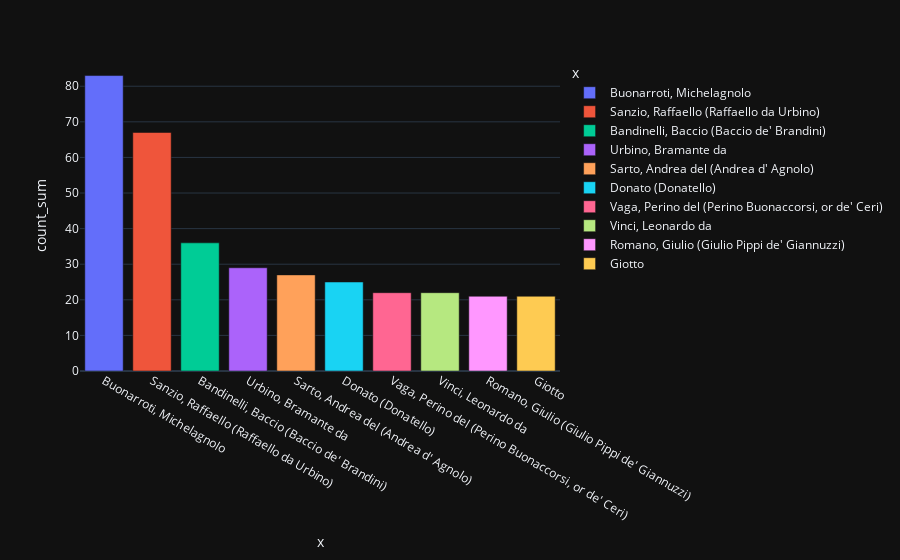

Notebook code cell kept with this figure:
### Markdown cell above
The following visualization shows the top 10 most frequent persons in the database. They share the highest amount of cooccurrences.

### Code cell
fig = px.bar(merged.groupby(['x'])['count_sum'].agg('sum').reset_index().sort_values(by='count_sum', ascending=False)[:10], x='x', y='count_sum', color = 'x')
fig.show()

### Figure 1 — Plotly figure (JSON) as saved in the notebook; plotly's stock layout.template omitted (floating-point values rounded to 4 significant figures)
{"data": [{"alignmentgroup": "True", "hovertemplate": "x=%{x}<br>count_sum=%{y}<extra></extra>", "legendgroup": "Buonarroti, Michelagnolo", "marker": {"color": "#636efa", "pattern": {"shape": ""}}, "name": "Buonarroti, Michelagnolo", "offsetgroup": "Buonarroti, Michelagnolo", "orientation": "v", "showlegend": true, "textposition": "auto", "x": ["Buonarroti, Michelagnolo"], "xaxis": "x", "y": [83.0], "yaxis": "y", "type": "bar"}, {"alignmentgroup": "True", "hovertemplate": "x=%{x}<br>count_sum=%{y}<extra></extra>", "legendgroup": "Sanzio, Raffaello (Raffaello da Urbino)", "marker": {"color": "#EF553B", "pattern": {"shape": ""}}, "name": "Sanzio, Raffaello (Raffaello da Urbino)", "offsetgroup": "Sanzio, Raffaello (Raffaello da Urbino)", "orientation": "v", "showlegend": true, "textposition": "auto", "x": ["Sanzio, Raffaello (Raffaello da Urbino)"], "xaxis": "x", "y": [67.0], "yaxis": "y", "type": "bar"}, {"alignmentgroup": "True", "hovertemplate": "x=%{x}<br>count_sum=%{y}<extra></extra>", "legendgroup": "Bandinelli, Baccio (Baccio de' Brandini)", "marker": {"color": "#00cc96", "pattern": {"shape": ""}}, "name": "Bandinelli, Baccio (Baccio de' Brandini)", "offsetgroup": "Bandinelli, Baccio (Baccio de' Brandini)", "orientation": "v", "showlegend": true, "textposition": "auto", "x": ["Bandinelli, Baccio (Baccio de' Brandini)"], "xaxis": "x", "y": [36.0], "yaxis": "y", "type": "bar"}, {"alignmentgroup": "True", "hovertemplate": "x=%{x}<br>count_sum=%{y}<extra></extra>", "legendgroup": "Urbino, Bramante da", "marker": {"color": "#ab63fa", "pattern": {"shape": ""}}, "name": "Urbino, Bramante da", "offsetgroup": "Urbino, Bramante da", "orientation": "v", "showlegend": true, "textposition": "auto", "x": ["Urbino, Bramante da"], "xaxis": "x", "y": [29.0], "yaxis": "y", "type": "bar"}, {"alignmentgroup": "True", "hovertemplate": "x=%{x}<br>count_sum=%{y}<extra></extra>", "legendgroup": "Sarto, Andrea del (Andrea d' Agnolo)", "marker": {"color": "#FFA15A", "pattern": {"shape": ""}}, "name": "Sarto, Andrea del (Andrea d' Agnolo)", "offsetgroup": "Sarto, Andrea del (Andrea d' Agnolo)", "orientation": "v", "showlegend": true, "textposition": "auto", "x": ["Sarto, Andrea del (Andrea d' Agnolo)"], "xaxis": "x", "y": [27.0], "yaxis": "y", "type": "bar"}, {"alignmentgroup": "True", "hovertemplate": "x=%{x}<br>count_sum=%{y}<extra></extra>", "legendgroup": "Donato (Donatello)", "marker": {"color": "#19d3f3", "pattern": {"shape": ""}}, "name": "Donato (Donatello)", "offsetgroup": "Donato (Donatello)", "orientation": "v", "showlegend": true, "textposition": "auto", "x": ["Donato (Donatello)"], "xaxis": "x", "y": [25.0], "yaxis": "y", "type": "bar"}, {"alignmentgroup": "True", "hovertemplate": "x=%{x}<br>count_sum=%{y}<extra></extra>", "legendgroup": "Vaga, Perino del (Perino Buonaccorsi, or de' Ceri)", "marker": {"color": "#FF6692", "pattern": {"shape": ""}}, "name": "Vaga, Perino del (Perino Buonaccorsi, or de' Ceri)", "offsetgroup": "Vaga, Perino del (Perino Buonaccorsi, or de' Ceri)", "orientation": "v", "showlegend": true, "textposition": "auto", "x": ["Vaga, Perino del (Perino Buonaccorsi, or de' Ceri)"], "xaxis": "x", "y": [22.0], "yaxis": "y", "type": "bar"}, {"alignmentgroup": "True", "hovertemplate": "x=%{x}<br>count_sum=%{y}<extra></extra>", "legendgroup": "Vinci, Leonardo da", "marker": {"color": "#B6E880", "pattern": {"shape": ""}}, "name": "Vinci, Leonardo da", "offsetgroup": "Vinci, Leonardo da", "orientation": "v", "showlegend": true, "textposition": "auto", "x": ["Vinci, Leonardo da"], "xaxis": "x", "y": [22.0], "yaxis": "y", "type": "bar"}, {"alignmentgroup": "True", "hovertemplate": "x=%{x}<br>count_sum=%{y}<extra></extra>", "legendgroup": "Romano, Giulio (Giulio Pippi de' Giannuzzi)", "marker": {"color": "#FF97FF", "pattern": {"shape": ""}}, "name": "Romano, Giulio (Giulio Pippi de' Giannuzzi)", "offsetgroup": "Romano, Giulio (Giulio Pippi de' Giannuzzi)", "orientation": "v", "showlegend": true, "textposition": "auto", "x": ["Romano, Giulio (Giulio Pippi de' Giannuzzi)"], "xaxis": "x", "y": [21.0], "yaxis": "y", "type": "bar"}, {"alignmentgroup": "True", "hovertemplate": "x=%{x}<br>count_sum=%{y}<extra></extra>", "legendgroup": "Giotto", "marker": {"color": "#FECB52", "pattern": {"shape": ""}}, "name": "Giotto", "offsetgroup": "Giotto", "orientation": "v", "showlegend": true, "textposition": "auto", "x": ["Giotto"], "xaxis": "x", "y": [21.0], "yaxis": "y", "type": "bar"}], "layout": {"xaxis": {"anchor": "y", "domain": [0.0, 1.0], "title": {"text": "x"}, "categoryorder": "array", "categoryarray": ["Buonarroti, Michelagnolo", "Sanzio, Raffaello (Raffaello da Urbino)", "Bandinelli, Baccio (Baccio de' Brandini)", "Urbino, Bramante da", "Sarto, Andrea del (Andrea d' Agnolo)", "Donato (Donatello)", "Vaga, Perino del (Perino Buonaccorsi, or de' Ceri)", "Vinci, Leonardo da", "Romano, Giulio (Giulio Pippi de' Giannuzzi)", "Giotto"]}, "yaxis": {"anchor": "x", "domain": [0.0, 1.0], "title": {"text": "count_sum"}}, "legend": {"title": {"text": "x"}, "tracegroupgap": 0}, "margin": {"t": 60}, "barmode": "relative"}}
